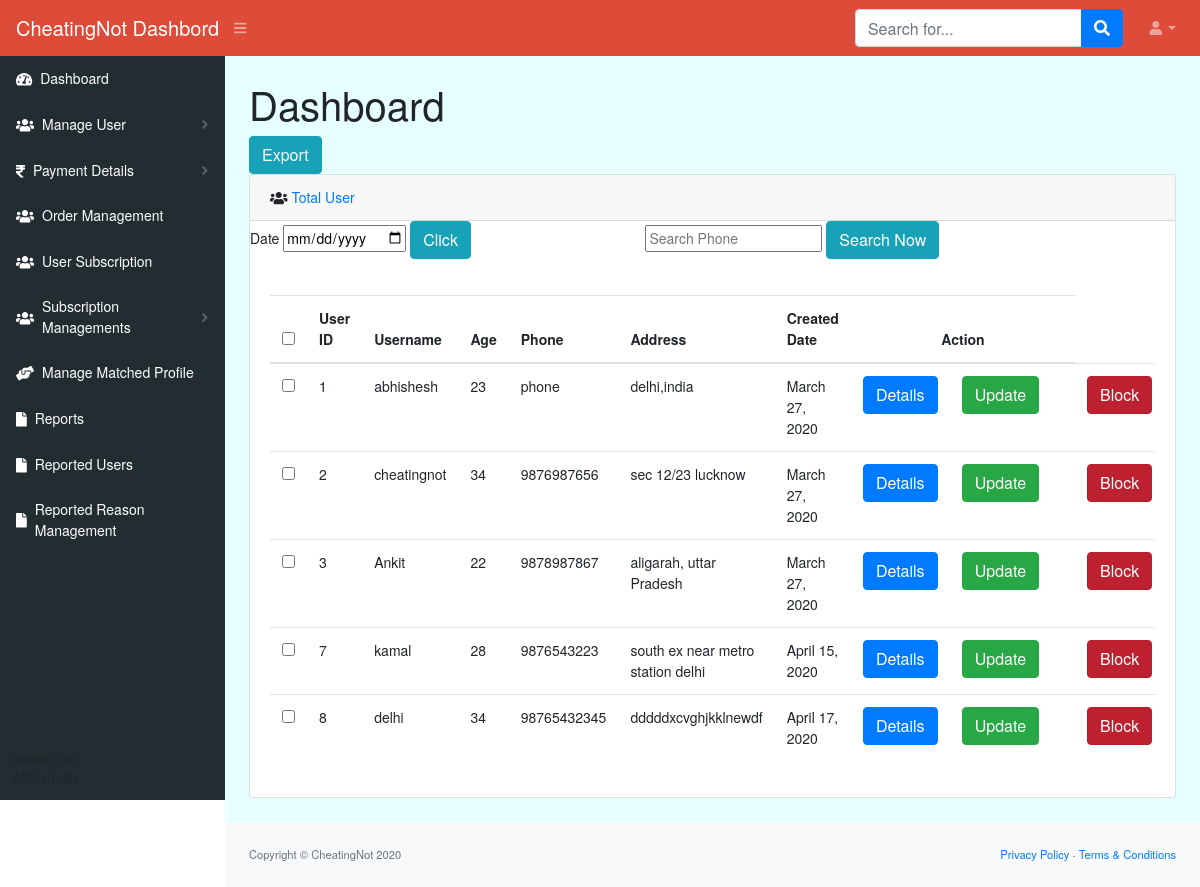
/userList/, run on the app's committed database.
### cheatingdash/models.py (models this page shows, shortened)
class UserProfile(models.Model):
    user = models.OneToOneField(User, on_delete=models.CASCADE,null=True, blank=True)
    address = models.TextField( blank=True, null=True)
    age=models.CharField(max_length=4,null=True, blank=True)
    phone=models.CharField(max_length=11,null=True, blank=True)
    city=models.CharField(max_length=40,null=True, blank=True)
    is_active = models.BooleanField( default=True)
    create_at = models.DateTimeField(auto_now_add=True)

### cheatingdash/views.py (the view)
# urls.py: path('userList/',views.userList,name='userList'),
def userList(request):
    user = UserProfile.objects.filter(is_active = True)
    return render(request, 'userlisting.html', {'users':user})

### templates/userlisting.html (shortened to what this page needs)
{% load static %}
<!DOCTYPE html>
<html lang="en">
    <head>
        <link rel="stylesheet" href="{% static 'css/main.css' %}">
        <link href="https://cdn.datatables.net/1.10.20/css/dataTables.bootstrap4.min.css" rel="stylesheet" />
    </head>
    <body class="sb-nav-fixed">
        <nav class="sb-topnav navbar navbar-expand navbar-dark bg-dark">
            <a class="navbar-brand" href="#">CheatingNot Dashbord</a><button class="btn btn-link btn-sm order-1 order-lg-0" id="sidebarToggle" href="#"><i class="fas fa-bars"></i></button
            >
            <form class="d-none d-md-inline-block form-inline ml-auto mr-0 mr-md-3 my-2 my-md-0">
                <div class="input-group">
                    <input class="form-control" type="text" placeholder="Search for..." aria-label="Search" aria-describedby="basic-addon2" />
                    <div class="input-group-append">
                        <button class="btn btn-primary" type="button"><i class="fas fa-search"></i></button>
                    </div>
                </div>
            </form>
            <ul class="navbar-nav ml-auto ml-md-0">
                <li class="nav-item dropdown">
                    <a class="nav-link dropdown-toggle" id="userDropdown" href="#" role="button" data-toggle="dropdown" aria-haspopup="true" aria-expanded="false"><i class="fas fa-user fa-fw"></i></a>
                </li>
            </ul>
        </nav>
        <div id="layoutSidenav">
            <div id="layoutSidenav_nav">
                <div id="layoutSidenav_nav">
                <nav class="sb-sidenav accordion sb-sidenav-dark" id="sidenavAccordion">
                    <div class="sb-sidenav-menu">
                        <div class="nav">
                            <a class="nav-link" href="/"
                                ><div class="sb-nav-link-icon"><i class="fas fa-tachometer-alt"></i></div>
                                Dashboard</a
                            >
                            <a class="nav-link collapsed" href="#" data-toggle="collapse" data-target="#collapseLayouts" aria-expanded="false" aria-controls="collapseLayouts"
                                ><div class="sb-nav-link-icon"><i class="fas fa-users"></i></div>
                                 Manage User
                                <div class="sb-sidenav-collapse-arrow"><i class="fas fa-angle-down"></i></div
                            ></a>
                            <a class="nav-link collapsed" href="#" data-toggle="collapse" data-target="#collapseLayouts" aria-expanded="false" aria-controls="collapseLayouts"
                                ><div class="sb-nav-link-icon"> <i class="fas fa-rupee-sign"></i> </div>
                                Payment Details
                                <div class="sb-sidenav-collapse-arrow"><i class="fas fa-angle-down"></i></div
                            ></a>
                            <a class="nav-link" href="/ordermanagement"
                                ><div class="sb-nav-link-icon"><i class="fa fa-users"></i></div>
                                Order Management</a
                            >
                            <a class="nav-link" href="/userSubscription"
                                ><div class="sb-nav-link-icon"><i class="fa fa-users"></i></div>
                                User Subscription</a
                            >
                             <a class="nav-link collapsed" href="#" data-toggle="collapse" data-target="#collapsePages" aria-expanded="false" aria-controls="collapsePages"
                                ><div class="sb-nav-link-icon"><i class="fa fa-users"></i></div>
                                Subscription Managements
                                <div class="sb-sidenav-collapse-arrow"><i class="fas fa-angle-down"></i></div
                            ></a>
                             <a class="nav-link" href="/matchedprofiles"
                                ><div class="sb-nav-link-icon"><i class="fas fa-hands-helping"></i></div>
                                Manage Matched Profile</a
                            >
                             <a class="nav-link" href="#"
                                ><div class="sb-nav-link-icon"><i class="fas fa-file"></i></div>
                               Reports</a
                            >
                             <a class="nav-link" href="#"
                                ><div class="sb-nav-link-icon"><i class="fas fa-file"></i></div>
                                Reported Users</a
                            >
                             <a class="nav-link" href="#"
                                ><div class="sb-nav-link-icon"><i class="fas fa-file"></i></div>
                                Reported Reason Management</a
                            >
                        </div>
                    </div>
                    <div class="sb-sidenav-footer">
                        <div class="small">Logged in as:</div>
                    </div>
                </nav>
            </div>
            </div>
            <div id="layoutSidenav_content">
                <main style="background-color: #e6ffff;">
                    <div class="container-fluid">
                        <h1 class="mt-4">Dashboard</h1>
                        <div class="">
    <form action="/userListCSV/"  method="post">
  <button type="submit" class="btn btn-info">Export</button>
</form>
    </div>
                        <div class="card mb-4">
                            <div class="card-header"><i  class="fas fa-users mr-1"></i><a href="/userList">Total User</a></div>
                            <div class="row">
<div class="col-md-5">
    <form action="/datefilter/"  method="post">
  <label for="birthday">Date</label>
  <input type="date"  name="start">
  <button type="submit" class="btn btn-info">Click</button>
</form>
    </div>
<div class="col-md-5">
 <form action="/search/" method="post">
 <input type="text" name="q" placeholder="Search Phone">
 <button type="submit" class="btn btn-info">Search Now</button>
</form>
</div>
</div>
                            <div class="card-body">
                                <div class="table-responsive">
                                 <table class="table">
    <thead>
        <tr>
            <th><input type="checkbox" id="selectall"/></th>
            <th>User ID</th>
            <th>Username</th>
            <th>Age</th>
            <th>Phone</th>
            <th>Address</th>
            <th>Created Date</th>
            <th colspan="3" class="text-center">Action</th>
        </tr>
    </thead>
    <tbody>
        {% for user in users %}
       <tr>
        <td align="center"><input type="checkbox" class="case" name="case" value="{{user.id}}"/></td>
        <td>{{user.id}}</td>
        <td>{{user.user}}</td>
        <td>{{user.age}}</td>
        <td>{{user.phone}}</td>
        <td>{{user.address}}</td>
        <td>{{user.create_at|date}}</td>
        <td><a href="/Detailsuser/{{user.id}}" rel="noopener noreferrer" class="text-center btn btn-primary">Details</a></td>
        <td><a href="/userUpdate/{{user.id}}" target="_blank" rel="noopener noreferrer" class="text-center btn btn-success">Update</a></td>
         <td>
    <td><a  href="/blockuser/{{user.id}}"class="btn btn-danger active" onclick="myFunction()">Block</a>
       </tr>
       {% endfor %}
    </tbody>
</table>
                     </div>
                            </div>
                        </div>
                    </div>
                </main>
                <footer class="py-4 bg-light mt-auto">
                    <div class="container-fluid">
                        <div class="d-flex align-items-center justify-content-between small">
                            <div class="text-muted">Copyright &copy; CheatingNot 2020</div>
                            <div>
                                <a href="#">Privacy Policy</a>
                                &middot;
                                <a href="#">Terms &amp; Conditions</a>
                            </div>
                        </div>
                    </div>
                </footer>
            </div>
        </div>
    </body>
</html>

### data on the page
UserProfile: id "1", user "abhishesh", age "23", phone "phone", address "delhi,india", create_at "March 27, 2020"
UserProfile: id "2", user "cheatingnot", age "34", phone "9876987656", address "sec 12/23 lucknow", create_at "March 27, 2020"
UserProfile: id "3", user "Ankit", age "22", phone "9878987867", address "aligarah, uttar Pradesh", create_at "March 27, 2020"
UserProfile: id "7", user "kamal", age "28", phone "9876543223", address "south ex near metro station delhi", create_at "April 15, 2020"
UserProfile: id "8", user "delhi", age "34", phone "98765432345", address "dddddxcvghjkklnewdf", create_at "April 17, 2020"
